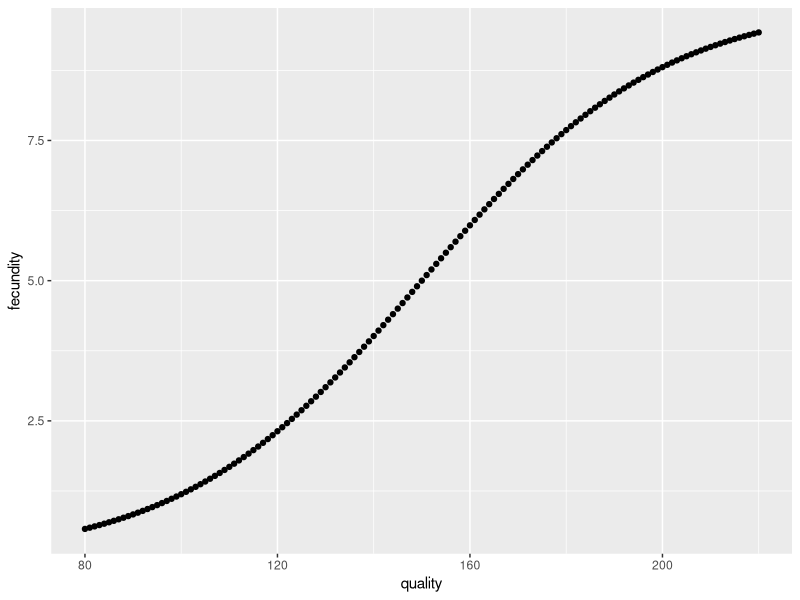
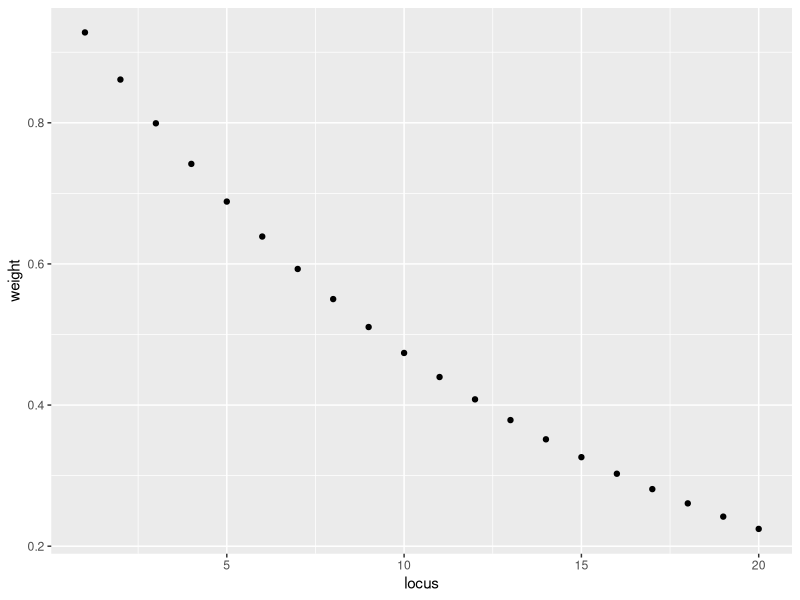
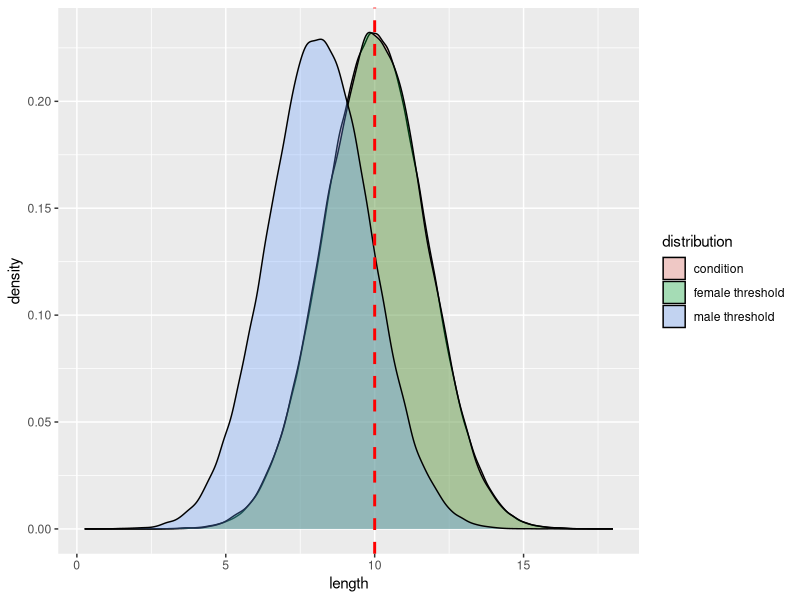

Write R code to recreate these figures, in order.
## ---- chunk 1
library(ggplot2)

# sigmoid/ logistic function 
sig <- function (x,x0,L,k) {
  
  fish <- L/(1+exp(-k*(x-x0)))
}
# pick values for x that map what the quality variable will be in the females 
x <- c(80:220)
y <- sig(x=x,x0=150,L=10,k=0.04)
fec_data <- data.frame (cbind(x,y))
# plot 
ggplot(fec_data,aes(x=x,y=y)) + geom_point() + labs(x="quality",y="fecundity")
## ---- chunk 2
res <- optimize(function(lambda) (sum(exp(-lambda * (1:20))) - 10)^2, 0:1, tol = .Machine$double.eps)
res$minimum
## ---- chunk 3
lambda <- res$minimum
x <- 1:20
y<-exp(-lambda*x);y
## ---- chunk 4
library(ggplot2)
data <- data.frame(cbind(x,y))
ggplot(data,aes(x=x,y=y)) +  geom_point() + labs(x="locus",y="weight")
## ---- chunk 5
sum(y)
## ---- chunk 6
p <- 0.5
n <- 20
# No weights
2 * n * p # Mean
# [1] 20
2 * n * p * (1 - p) # Variance
# [1] 10
## ---- chunk 7
# Weights
2 * sum(y) * p # Mean
2 * p * (1 - p) * sum(y^2) # Variance
sqrt(2 * p * (1 - p) * sum(y^2)) # SD

## ---- chunk 8
y<-exp(-lambda*x)
y[1] <-  y[1]  * - 1
y
2 * sum(y) * p # Mean
2 * p * (1 - p) * sum(y^2) # Variance, note variance is the same because the value is squared
sqrt(2 * p * (1 - p) * sum(y^2)) # SD
## ---- chunk 9
y<-exp(-lambda*x)
y[1] <-  y[1]  * - 1
y[20] <- y[20] * -1
y
2 * sum(y) * p # Mean
2 * p * (1 - p) * sum(y^2) # Variance, note variance is the same because the value is squared
sqrt(2 * p * (1 - p) * sum(y^2)) # SD
## ---- chunk 10
library(ggplot2)
males <- data.frame(length = rnorm(100000, 8.143932, 1.7167))
females <- data.frame(length = rnorm(100000, 10, 1.7167))
condition <- data.frame(length=rnorm(1000000,10,1.7167))
males$distribution <- 'male threshold'
females$distribution <- 'female threshold'
condition$distribution <- 'condition'
Lengths <- rbind(males, females, condition)
ggplot(Lengths, aes(length, fill = distribution)) + geom_density(alpha = 0.3) + geom_vline(xintercept = 10, linetype="dashed", 
                color = "red", size=1) # the red line represents the mean of the condition trait 
